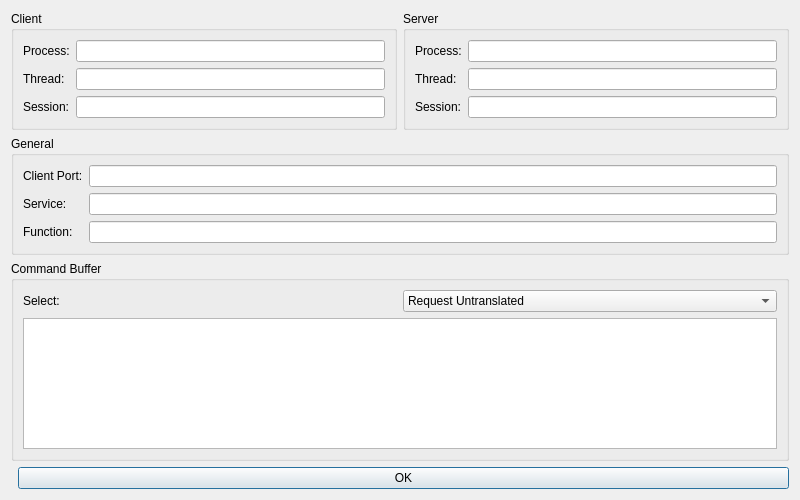
<?xml version="1.0" encoding="UTF-8"?>
<!-- Modified for Cara on 2026-11-12; see NOTICE for attribution. -->
<ui version="4.0">
 <class>RecordDialog</class>
 <widget class="QDialog" name="RecordDialog">
  <property name="windowTitle">
   <string>View Record</string>
  </property>
  <property name="geometry">
   <rect>
    <x>0</x>
    <y>0</y>
    <width>800</width>
    <height>500</height>
   </rect>
  </property>
  <layout class="QVBoxLayout">
   <item>
    <layout class="QHBoxLayout">
     <item>
      <widget class="QGroupBox">
       <property name="title">
        <string>Client</string>
       </property>
       <layout class="QFormLayout">
        <item row="0" column="0">
         <widget class="QLabel">
          <property name="text">
           <string>Process:</string>
          </property>
         </widget>
        </item>
        <item row="0" column="1">
         <widget class="QLineEdit" name="clientProcess">
          <property name="readOnly">
           <bool>true</bool>
          </property>
         </widget>
        </item>
        <item row="1" column="0">
         <widget class="QLabel">
          <property name="text">
           <string>Thread:</string>
          </property>
         </widget>
        </item>
        <item row="1" column="1">
         <widget class="QLineEdit" name="clientThread">
          <property name="readOnly">
           <bool>true</bool>
          </property>
         </widget>
        </item>
        <item row="2" column="0">
         <widget class="QLabel">
          <property name="text">
           <string>Session:</string>
          </property>
         </widget>
        </item>
        <item row="2" column="1">
         <widget class="QLineEdit" name="clientSession">
          <property name="readOnly">
           <bool>true</bool>
          </property>
         </widget>
        </item>
       </layout>
      </widget>
     </item>
     <item>
      <widget class="QGroupBox">
       <property name="title">
        <string>Server</string>
       </property>
       <layout class="QFormLayout">
        <item row="0" column="0">
         <widget class="QLabel">
          <property name="text">
           <string>Process:</string>
          </property>
         </widget>
        </item>
        <item row="0" column="1">
         <widget class="QLineEdit" name="serverProcess">
          <property name="readOnly">
           <bool>true</bool>
          </property>
         </widget>
        </item>
        <item row="1" column="0">
         <widget class="QLabel">
          <property name="text">
           <string>Thread:</string>
          </property>
         </widget>
        </item>
        <item row="1" column="1">
         <widget class="QLineEdit" name="serverThread">
          <property name="readOnly">
           <bool>true</bool>
          </property>
         </widget>
        </item>
        <item row="2" column="0">
         <widget class="QLabel">
          <property name="text">
           <string>Session:</string>
          </property>
         </widget>
        </item>
        <item row="2" column="1">
         <widget class="QLineEdit" name="serverSession">
          <property name="readOnly">
           <bool>true</bool>
          </property>
         </widget>
        </item>
       </layout>
      </widget>
     </item>
    </layout>
   </item>
   <item>
    <widget class="QGroupBox">
     <property name="title">
      <string>General</string>
     </property>
     <layout class="QFormLayout">
      <item row="0" column="0">
       <widget class="QLabel">
        <property name="text">
         <string>Client Port:</string>
        </property>
       </widget>
      </item>
      <item row="0" column="1">
       <widget class="QLineEdit" name="clientPort">
        <property name="readOnly">
         <bool>true</bool>
        </property>
       </widget>
      </item>
      <item row="1" column="0">
       <widget class="QLabel">
        <property name="text">
         <string>Service:</string>
        </property>
       </widget>
      </item>
      <item row="1" column="1">
       <widget class="QLineEdit" name="service">
        <property name="readOnly">
         <bool>true</bool>
        </property>
       </widget>
      </item>
      <item row="2" column="0">
       <widget class="QLabel">
        <property name="text">
         <string>Function:</string>
        </property>
       </widget>
      </item>
      <item row="2" column="1">
       <widget class="QLineEdit" name="function">
        <property name="readOnly">
         <bool>true</bool>
        </property>
       </widget>
      </item>
     </layout>
    </widget>
   </item>
   <item>
    <widget class="QGroupBox">
     <property name="title">
      <string>Command Buffer</string>
     </property>
     <layout class="QVBoxLayout">
      <item>
       <layout class="QHBoxLayout">
        <item>
         <widget class="QLabel">
          <property name="text">
           <string>Select:</string>
          </property>
         </widget>
        </item>
        <item>
         <widget class="QComboBox" name="cmdbufSelection">
          <item>
           <property name="text">
            <string>Request Untranslated</string>
           </property>
          </item>
          <item>
           <property name="text">
            <string>Request Translated</string>
           </property>
          </item>
          <item>
           <property name="text">
            <string>Reply Untranslated</string>
           </property>
          </item>
          <item>
           <property name="text">
            <string>Reply Translated</string>
           </property>
          </item>
         </widget>
        </item>
       </layout>
      </item>
      <item>
       <widget class="QPlainTextEdit" name="cmdbuf">
        <property name="readOnly">
         <bool>true</bool>
        </property>
       </widget>
      </item>
     </layout>
    </widget>
   </item>
   <item>
    <layout class="QHBoxLayout">
     <item>
      <spacer>
       <property name="orientation">
        <enum>Qt::Horizontal</enum>
       </property>
      </spacer>
     </item>
     <item>
      <widget class="QPushButton" name="okButton">
       <property name="text">
        <string>OK</string>
       </property>
      </widget>
     </item>
    </layout>
   </item>
  </layout>
 </widget>
</ui>
